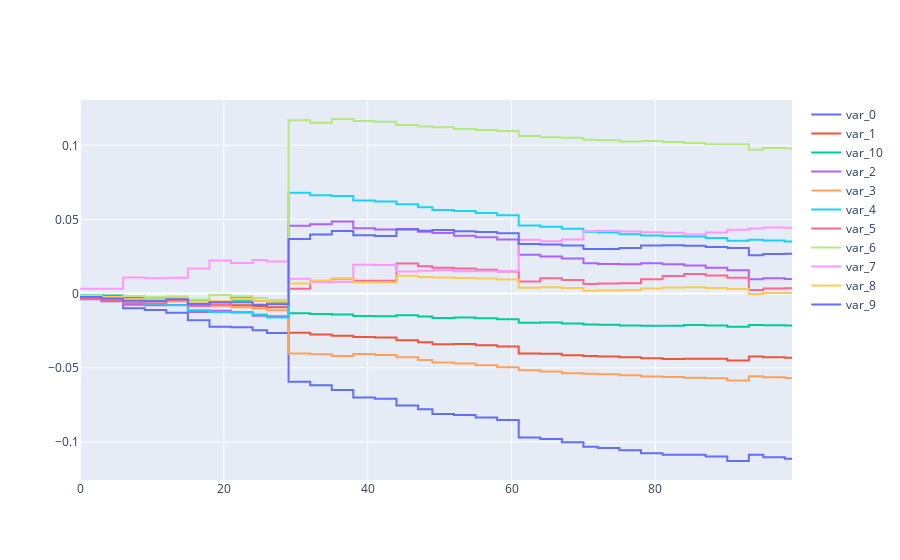

The code cell stored with this chart in its notebook:
### Markdown cell above
#### Explaining the deep model with survSHAP

### Code cell
07x_val_surv = pd.DataFrame(x_val, columns=[f"var_{i}" for i in range(x_val.shape[1])])
y_val_surv = []
for i in range(len(y_val[0])):
    y_val_surv.append((bool(y_val[1][i]), y_val[0][i]))
y_val_surv = np.array(y_val_surv, np.dtype([('event', '?'), ('duration', '<f8')]))
dh_expl = SurvShapExplainer(model_, x_val_surv, y_val_surv)
dh_expl0 = dh_expl(x_val_surv.iloc[[19]]).iloc[0]
plot_expl(dh_expl0)
